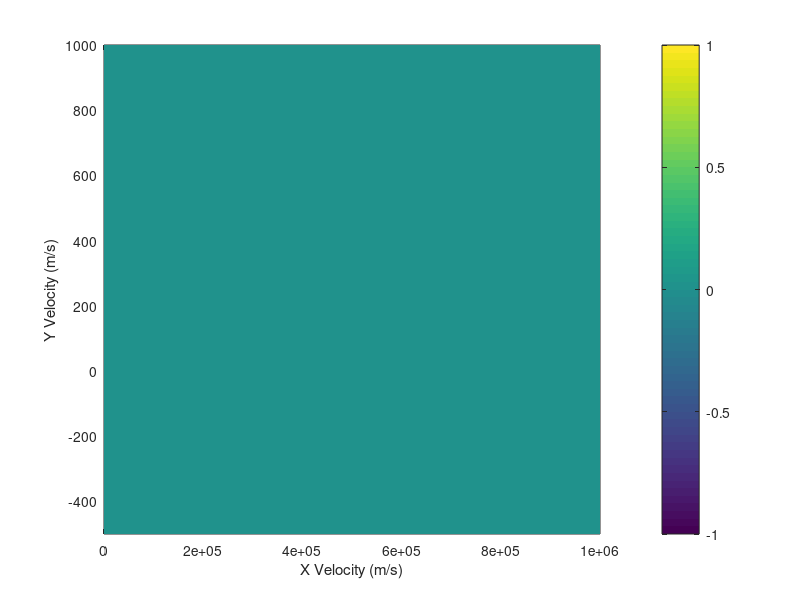

Source code (MATLAB):
%this code calls 'rocket1' in a for loop with different initial velocities
%for the space ship

%x velocities
xvelocities = [0, 1, 2, 5, 10, 20, 50, 1e2, 2e2, 5e2, 1e3, 2e3, 5e3, 1e4, 2e4, 5e4, 1e5, 2e5, 5e5, 1e6];
yvelocities = [1000, 500, 200, 100, 50, 20, 10, 5, 2, 1, 0, ...
               -1, -2, -5, -10, -20, -50, -100, -200, -500];

Output = zeros (length(xvelocities), length(yvelocities));            

parfor i = 1 : length(xvelocities)
    disp(i)
    parfor j = 1 : length(yvelocities)
        try
        Output(i,j) = rocket1 (xvelocities(i), yvelocities(j));
        catch
            Output(i,j) = 0;
            continue
        end
    end
end

pcolor(xvelocities, yvelocities, Output)
shading interp
xlabel ('X Velocity (m/s)')
ylabel ('Y Velocity (m/s)')
colorbar